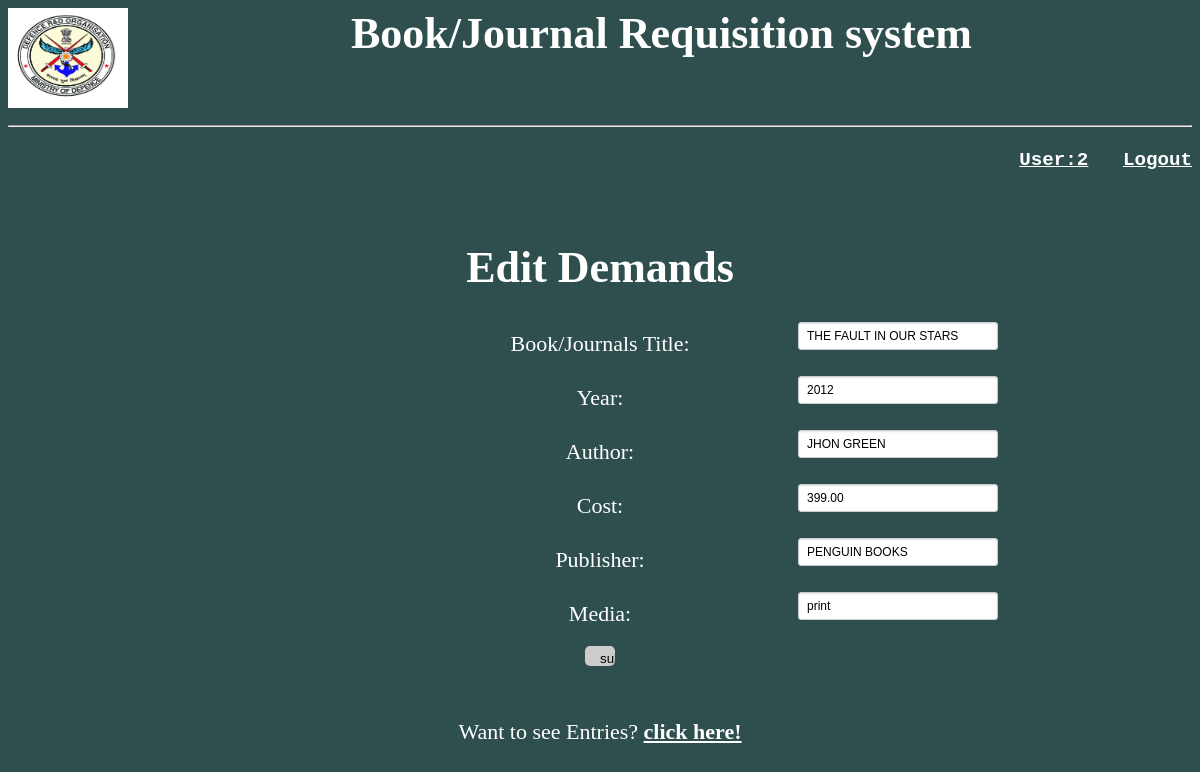
Page /edit.php?id=5 (signed in) on the committed database.
### tables this page shows
CREATE TABLE IF NOT EXISTS `book_table` (
  `id` int(100) NOT NULL AUTO_INCREMENT,
  `book_title` varchar(100) NOT NULL,
  `user_ic` varchar(255) DEFAULT NULL,
  `book_year` varchar(30) NOT NULL,
  `book_author` varchar(50) NOT NULL,
  `book_cost` varchar(30) NOT NULL,
  `book_publisher` varchar(50) NOT NULL,
  `book_media` varchar(50) NOT NULL,
  `user_name` varchar(50) NOT NULL,
  PRIMARY KEY (`id`),
  KEY `user_ic` (`user_ic`)
);

### edit.php (the view, shortened to what this page needs)
<?php
if(isset($_GET['id'])){
$id=$_GET['id'];
$res = mysql_query("SELECT * FROM book_table WHERE id = '$id'");
$row= mysql_fetch_array($res);
}
?>
<html>
<link rel="stylesheet" type="text/css" href="stylereq.css">
<head>
   <link rel="stylesheet" href="styles.css">
<a href="http://www.drdo.gov.in/drdo/labs/SSPL/English/index.jsp?pg=homebody.jsp"> <div id="image" style="float:left;">
        <img src="logo.jpg"  align="left"/ width="120px" height="100px"> </a></div>
<div><center><h1>Book/Journal Requisition system</h1></center></div>
<br>
<hr>
</head>
<body>
<p><pre>
<a href=""><h2 align='right'>User:<?php echo $ic=$_SESSION['ic']; ?></a>   <a href='logout.php'>Logout</a></h2>
</pre></p>
<form action="edit.php" method="POST">
<center><h1>Edit Demands</h1></center>
<label><center>Book/Journals Title:<input type="text" name="newtitle" value="<?php echo $row[1];?>" /><br></label>
<label>Year:<input type="text" name="year" value="<?php echo $row[3];?>" /><br></label>
<label>Author:<input type="text" name="author" value="<?php echo $row[4];?>" /><br></label>
<label>Cost:<input type="text" name="cost" value="<?php echo $row[5];?>" /><br></label>
<label>Publisher:<input type="text" name="publisher" value="<?php echo $row[6];?>" /><br></label>
<label>Media:<input type="text" name="media" value="<?php echo $row[7];?>" /><br></label>
<input type="submit" name="submit" value="submit" />
</form>
<br>
<center>Want to see Entries?  <b><a href="print.php">click here!</a></b></center>
</body>
</html>

### css/stylereq.css (style rules this page uses)
body { font-family: kirvy; font-size: 22px; color:white; background-color: DarkSlateGray ; }
a { color:white; }
h2 { letter-spacesing: 20px; font-size: .2in }
label { display: block; position: relative; line-height: 2; margin: 10px 0px; }
input[type='text'] { position: absolute; margin-left: 70px; width: 15em; left: 720px }
input[type='text'] { border: 1px solid #ccc; border-radius: 3px; box-shadow: inset 0 1px 2px rgba(0,0,0,0.1); width:200px; min-height: 28px; padding: 4px 20px 4px 8px; font-size: 12px; -moz-transition: all .2s linear; -webkit-transition: all .2s linear; transition: all .2s linear }
input[name='submit'] { padding:5px 15px; background:#ccc; border:0 none; cursor:pointer; -webkit-border-radius: 5px; border-radius: 5px; width: 20px; height: 20px; }

### rows in the picture
book_table: newtitle "THE FAULT IN OUR STARS", year "2012", author "JHON GREEN", cost "399.00", publisher "PENGUIN BOOKS", media "print"

### other values in the picture
$ic=$_SESSION['ic'] "2"
